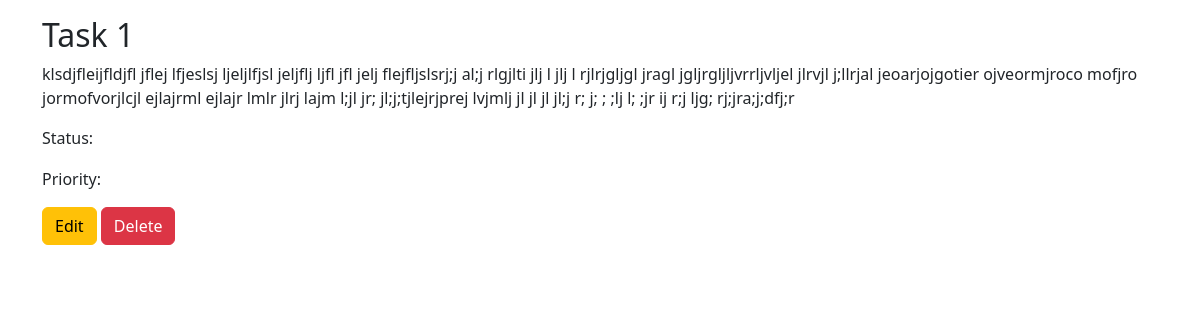
/1/, run on the app's committed database.
### task_app/models.py (models this page shows, shortened)
class Task(models.Model):
    STATUS_CHOICES = [
        ("todo", "To Do"),
        ("in_progress", "In progress"),
        ("done", "Done"),
                ]
    PRIORITY_CHOICES = [
        ("low", "Low"),
        ("medium", "Medium"),
        ("high", "High"),
                ]
    title = models.CharField(max_length=256)
    description = models.TextField()
    status = models.CharField(max_length=20, choices=STATUS_CHOICES, default="todo")
    priority = models.CharField(max_length=20, choices=PRIORITY_CHOICES, default="low")
    due_date = models.DateField(null=True, blank=True)
    creator = models.ForeignKey(User, on_delete=models.CASCADE, related_name="trasks")
    folder = models.ForeignKey(
                Folder,
                on_delete=models.CASCADE,
                related_name="tasks_rel",
                null=True,
                blank=True,)

### task_app/views.py (the view)
# urls.py: path('<int:pk>/', views.TaskDetailView.as_view(), name="task_detail"),
class TaskDetailView(DetailView):
    model = models.Task
    context_object_name = "task"
    template_name = "tasks/task_detail.html"

### templates/tasks/task_detail.html
{% extends 'base.html'%}
{% block content %}
<div class="container mt-3">
    <h2>{{ task.title }}</h2>
    <p>{{ task.description }}</p>
    <p>Status: <span class="badge badge-primary">{{ task.status }}</span></p>
    <p>Priority: <span class="badge badge-secondary">{{ task.priority }}</span></p>
    <a href="{% url 'tasks:task_update' task.id %}" class="btn btn-warning">Edit</a>
    <a href="{% url 'tasks:task_delete' task.id %}" class="btn btn-danger">Delete</a>
</div>
{% endblock %}

### data on the page
Task: title "Task 1", description "klsdjfleijfldjfl jflej lfjeslsj ljeljlfjsl jeljflj ljfl jfl jelj flejfljslsrj;j al;j rlgjlti jlj l jlj l rjlrjgljgl jragl jgljrgljljvrrljvljel jlrvjl j;llrjal jeoarjojgotier ojveormjroco mofjro jormofvorjlcjl ejlajrml ejlajr lmlr jlrj lajm l;jl jr; jl;j;tjlejrjprej lvjmlj jl jl jl jl;j r; j; ; ;lj l; ;jr ij r;j ljg; rj;jra;j;dfj;r"
